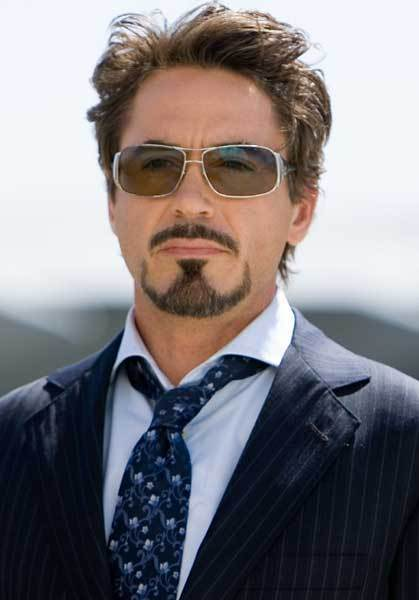
#> input picture Images/foreg.jpg, 419 x 600 px
$ python 1.py
#> lines starting #> are read from the running program, lines starting #| are printed output that depends on the picture
import cv2
import imageio

# đọc ảnh foreground
fg = cv2.imread('./Images/foreg.jpg')
#> fg is the input picture: shape (600, 419, 3); mean B, G, R 125.8, 121.8, 126.4
print('foreground: ', fg.shape)
#| foreground:  (600, 419, 3)

# đọc ảnh effect
eff = cv2.imread('./Images/eff.jpg')
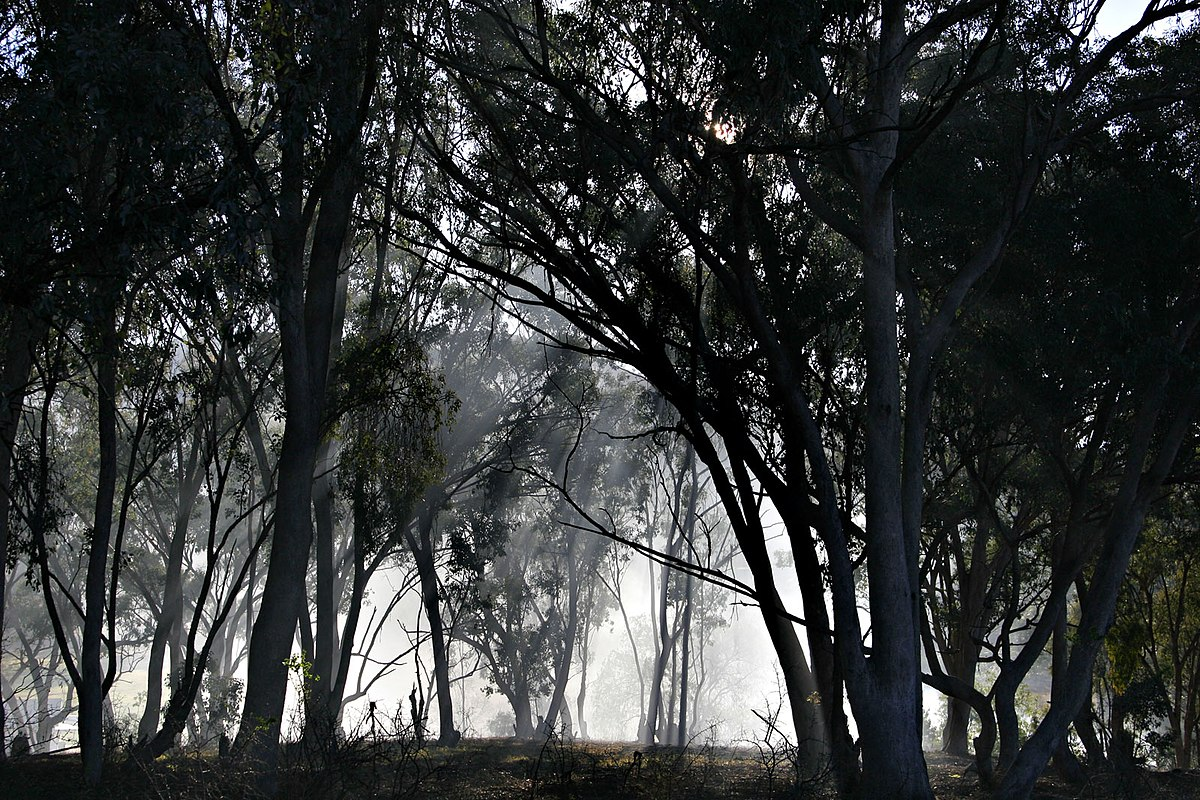
#> input picture Images/eff.jpg, 1200 x 800 px
#> eff is the input picture: shape (800, 1200, 3); mean B, G, R 56, 56.3, 53.5
eff = cv2.resize(eff, (fg.shape[1], fg.shape[0]))
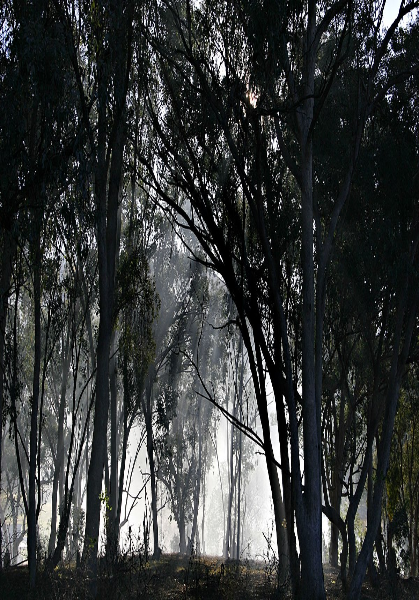
#> eff: shape (600, 419, 3); mean B, G, R 56, 56.3, 53.5
print('eff: ', eff.shape)
#| eff:  (600, 419, 3)

# đọc ảnh mask
mask = cv2.imread('./Images/mask.png', cv2.IMREAD_UNCHANGED)
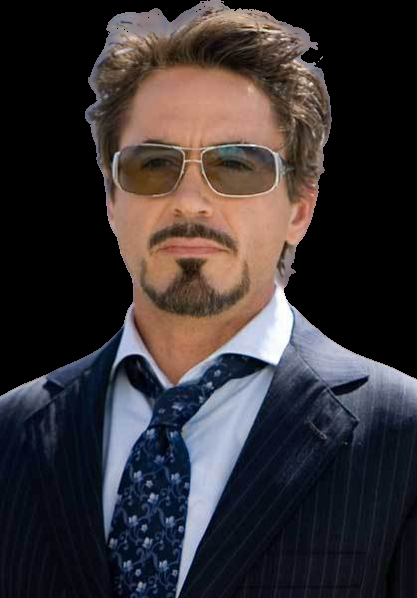
#> input picture Images/mask.png, 417 x 598 px
#> mask is the input picture: shape (598, 417, 4); mean B, G, R, A 52.3, 49.9, 55.6, 169.7
mask = cv2.resize(mask, (fg.shape[1], fg.shape[0]))
#> mask: shape (600, 419, 4)
print('mask: ', mask.shape)
#| mask:  (600, 419, 4)

# show image
cv2.imshow('Foreground', fg)
cv2.imshow('Background', eff)
cv2.imshow('Mask', mask)
cv2.waitKey(0)

url = "https://media0.giphy.com/media/2vmiW6mcYgKst3QVDK/giphy.gif"
#> (the run stopped early here; a loop or call above may not have finished)
